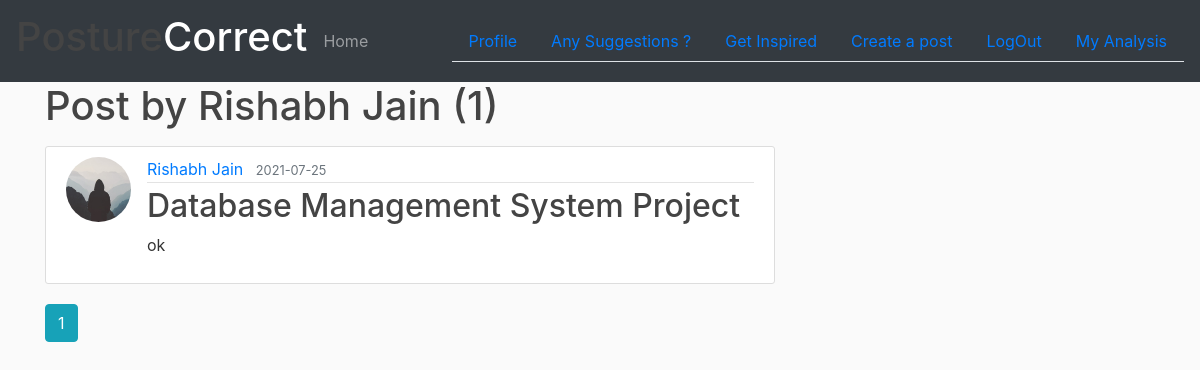
Screenshot of /user/Rishabh Jain (signed in) with the database file from the repository.
### se_hackethon_project/models.py (models this page shows, shortened)
class User(db.Model,UserMixin):
    id = db.Column(db.Integer,primary_key=True)
    name = db.Column(db.String(20),nullable=False)
    email = db.Column(db.String(120),unique=True,nullable=False)
    image_file = db.Column(db.String(20),nullable=False,default = 'default.jpg')
    password = db.Column(db.String(60),nullable=False)
    posts = db.relationship('Post', backref='author', lazy=True)
    feedbacks = db.relationship('Feedback',backref='customer',lazy=True)
    analyzeSessions = db.relationship('Accuracy',backref='results',lazy=True)

class Post(db.Model):
    id = db.Column(db.Integer,primary_key = True)
    title = db.Column(db.String(100),nullable = False)
    date_posted = db.Column(db.DateTime,nullable = False,default = datetime.utcnow)
    content = db.Column(db.Text,nullable=False)
    image_file = db.Column(db.String(20),nullable=False,default = 'default1.jpg')
    user_id = db.Column(db.Integer, db.ForeignKey('user.id'), nullable=False)

### se_hackethon_project/routes.py (the view)
@app.route("/user/<string:username>")
def user_posts(username):
    page = request.args.get('page', 1, type=int)
    user = User.query.filter_by(name=username).first_or_404()
    posts = Post.query.filter_by(author=user).order_by(
        Post.date_posted.desc()).paginate(page=page, per_page=2)
    return render_template('user_posts.html', posts=posts, user=user)

### se_hackethon_project/models.py (called while the page is built)
@login_manager.user_loader
def load_user(user_id):
    return User.query.get(int(user_id))

### se_hackethon_project/templates/user_posts.html
{% extends 'layout.html' %}
{% block content %}
  <h1 class="mb-3">Post by {{ user.name }} ({{posts.total}})</h1>
  {% for post in posts.items %}
      <article class="media content-section">
        <img class="rounded-circle article-img" src="{{ url_for('static',filename = 'profile_pics/' + post.author.image_file) }}">
        <div class="media-body">
          <div class="article-metadata">
            <a class="mr-2" href="{{ url_for('user_posts',username=post.author.name) }}">{{ post.author.name }}</a>
            <small class="text-muted">{{ post.date_posted.strftime("%Y-%m-%d") }}</small>
          </div>
          <h2><a class="article-title" href="{{ url_for('post',post_id = post.id) }}">{{ post.title }}</a></h2>
          <p class="article-content">{{ post.content }}</p>
        </div>
      </article>
  {% endfor %}
  {% for page_num in posts.iter_pages(left_edge=1,right_edge=1,left_current=1,right_current=2) %}
    {% if page_num %}
      {% if posts.page == page_num %}
        <a class="btn btn-info mb-4" href="{{url_for('user_posts',username = user.name,page=page_num)}}">{{page_num}}</a>
      {% else %}
        <a class="btn btn-outline-info mb-4" href="{{url_for('user_posts',username = user.name,page=page_num)}}">{{page_num}}</a>
      {% endif %}
    {% else %}
      ...
    {% endif %}
  {% endfor %}
{% endblock content %}

### se_hackethon_project/static/main.css (style rules this page uses)
body { background: #fafafa; color: #333333; }
h1, h2, h3, h4, h5, h6 { color: #444444; }
.content-section { background: #ffffff; padding: 10px 20px; border: 1px solid #dddddd; border-radius: 3px; margin-bottom: 20px; }
.article-title { color: #444444; }
.article-content { white-space: pre-line; }
.article-img { height: 65px; width: 65px; margin-right: 16px; }
.article-metadata { padding-bottom: 1px; margin-bottom: 4px; border-bottom: 1px solid #e3e3e3 }

### rows the page displays
User: name "Rishabh Jain"
Post: image_file (placeholder picture), author.name "Rishabh Jain", date_posted "2021-07-25", title "Database Management System Project", content "ok"

### other values shown
{{ posts.total }} "1"
{{ page_num }} "1"
